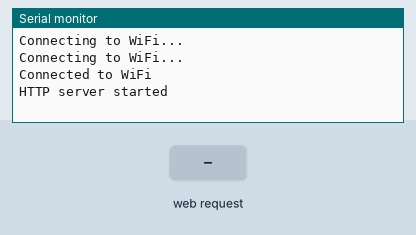
A sketch run on a simulated ESP32. On the bench: the last lines printed to the serial monitor. The inputs (shaded band) are chosen by the test bench. WiFi joins after 1.5 s; servers stay silent unless stated; storage starts empty.

Above: at 3.2 s.
3.3 s: HTTP request GET / received
At 4.1 s:
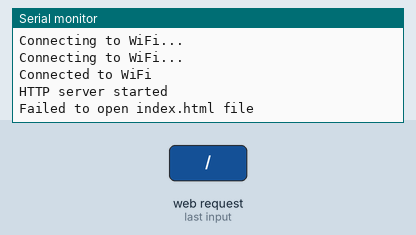
4.8 s: HTTP request GET /styles.css received
At 5.2 s:
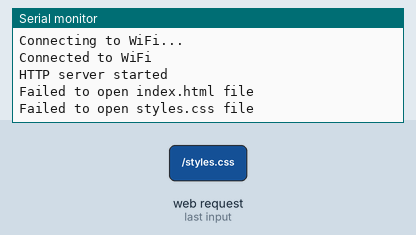

Measured:
- after the input at 3.3 s, the serial monitor: prints a new line at once (image 1)
- after the input at 4.8 s, the serial monitor: prints a new line at once (image 2)

The sketch:

SimpleWiFiServer.ino
```cpp
#include <WiFi.h>
#include <WebServer.h>
#include <SPIFFS.h>

// WiFi settings
const char* ssid = "YourWiFiSSID";
const char* password = "YourWiFiPassword";

// Create an instance of the WebServer
WebServer server(80);

void setup() {
  Serial.begin(115200);

  // Connect to WiFi
  WiFi.begin(ssid, password);
  while (WiFi.status() != WL_CONNECTED) {
    delay(1000);
    Serial.println("Connecting to WiFi...");
  }
  Serial.println("Connected to WiFi");

  // Mount SPIFFS file system
  if (!SPIFFS.begin(true)) {
    Serial.println("Failed to mount SPIFFS file system");
    return;
  }

  // Route for root URL
  server.on("/", HTTP_GET, []() {
    File file = SPIFFS.open("/index.html", "r");
    if (!file) {
      Serial.println("Failed to open index.html file");
      return;
    }
    server.streamFile(file, "text/html");
    file.close();
  });

  // Route for CSS file
  server.on("/styles.css", HTTP_GET, []() {
    File file = SPIFFS.open("/styles.css", "r");
    if (!file) {
      Serial.println("Failed to open styles.css file");
      return;
    }
    server.streamFile(file, "text/css");
    file.close();
  });

  // Start server
  server.begin();
  Serial.println("HTTP server started");
}

void loop() {
  server.handleClient();
}
```
